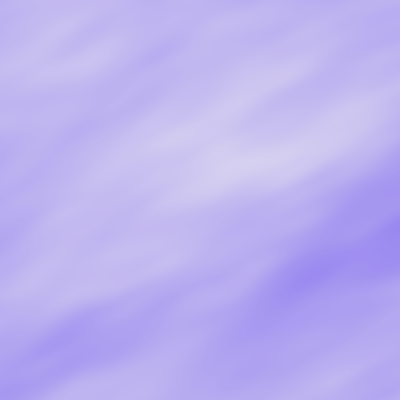
Frame 1 (no input)
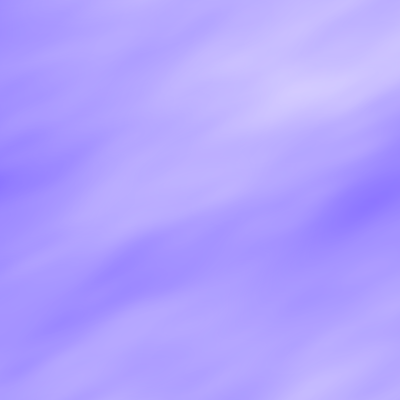
Frame 60 (the mouse pressed at the canvas centre just before this capture)
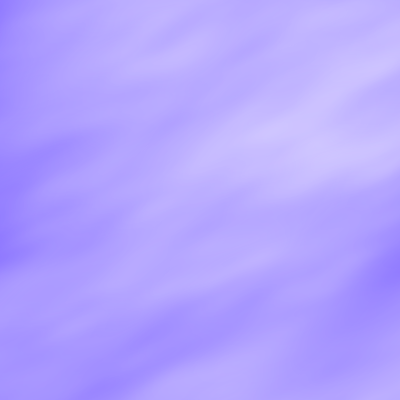
Frame 120 (the mouse held since frame 60 and released just before this capture)

The Processing sketch that drew these frames (run headless with seeded random() and noise(); from frame 60 on, the mouse is pressed at the canvas centre):

// Processing sketch: Noise
// ── Noise.pde

void setup() {
 size(400, 400);
 colorMode(HSB, 360);
}

float xoff;
float yoff;
float xstep;
float ystep;

void draw() {

  int len = 1;
  xoff = random(0, 1);
  yoff = random(0, 1);;
  for (int i=0; i < width; i += len) {
    xstep = xoff; ystep = yoff;
    xoff += 0.004; yoff += 0.001;
    for (int j=0; j < height; j += len) {
        stroke(250, 360 * noise(xstep, ystep), 360);
        point(i, j);
        xstep += 0.004;
        ystep += 0.006;
    }
  }
  
}
